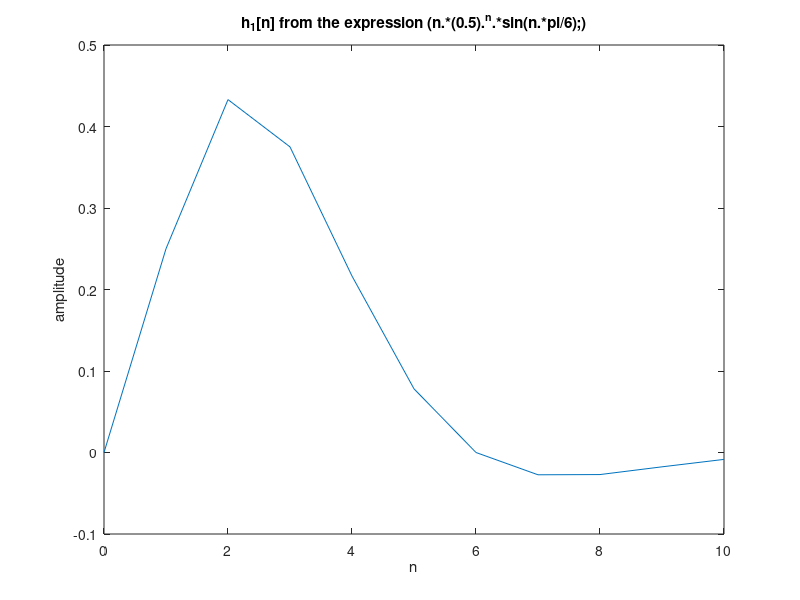
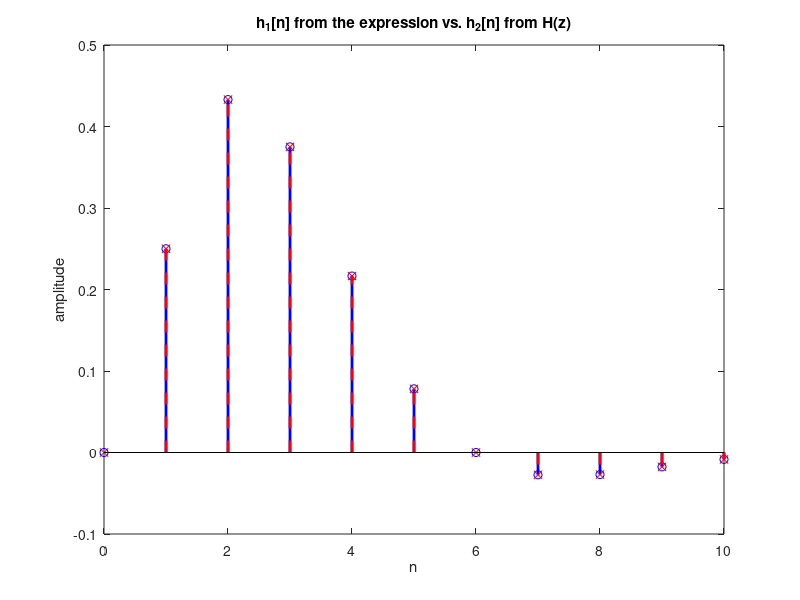

Reproduce these figures in MATLAB, in order.
% Lab 3 - Question 1
% a)
n = 0:10;
h1 = n.*(0.5).^n.*sin(n.*pi/6);

figure;
plot(n,h1);
xlabel('n');
ylabel('amplitude')
title('h_1[n] from the expression (n.*(0.5).^n.*sin(n.*pi/6);)');

%b)
% n2 = (0.25.*n.^-1)-(0.0625.*n.^-3);
% d2 = 1-sqrt(3).*n.^-1+1.25.*n.^-2-(sqrt(3)/4).*n.^-3+0.0625.*n.^-4;
% h2 = n2/d2;


% c)
% n2 is the value numerator coefficients and d2 are the denominator coefficients of the rational transfer function
n2 = [0, 0.25, 0, -0.0625];
d2  = [1, -sqrt(3), 1.25, -sqrt(3)/4, 0.0625];
delta = [1, zeros(1, length(n)-1)];

% the impulse response of h
h2 = filter(n2,d2, delta);

%d) plot both responses
figure('Name', 'Q1(d): impulse response comparison');
stem(n, h1,'bo-', 'LineWidth', 2.0);
hold on; 
stem(n, h2, 'rx--', 'LineWidth', 2.0);
hold off; 
xlabel('n');
ylabel('amplitude')
title('h_1[n] from the expression vs. h_2[n] from H(z)');

% Compare the differences in values between h1 and h2
fprintf('  %3d   %13.8f   %13.8f   %11.3e\n', [n; h1; h2; abs(h1-h2)]);
fprintf('\nMaximum absolute difference: %.3e\n', max(abs(h1 - h2)));
